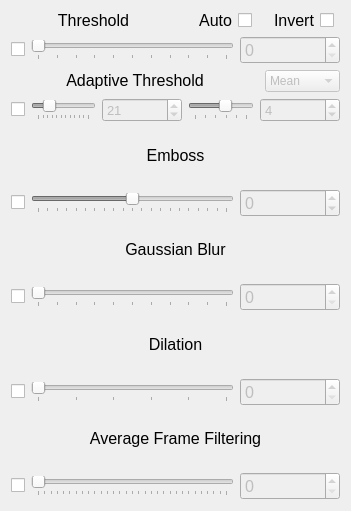
              <widget class="QWidget" name="layoutWidget">
               <property name="geometry">
                <rect>
                 <x>10</x>
                 <y>50</y>
                 <width>351</width>
                 <height>511</height>
                </rect>
               </property>
               <layout class="QVBoxLayout" name="verticalLayout_11">
                <item>
                 <layout class="QVBoxLayout" name="verticalLayout_2">
                  <property name="topMargin">
                   <number>0</number>
                  </property>
                  <item>
                   <layout class="QHBoxLayout" name="horizontalLayout_2">
                    <item>
                     <widget class="QLabel" name="threshold_5">
                      <property name="font">
                       <font>
                        <pointsize>12</pointsize>
                       </font>
                      </property>
                      <property name="frameShape">
                       <enum>QFrame::Shape::NoFrame</enum>
                      </property>
                      <property name="frameShadow">
                       <enum>QFrame::Shadow::Raised</enum>
                      </property>
                      <property name="text">
                       <string>Threshold</string>
                      </property>
                      <property name="textFormat">
                       <enum>Qt::TextFormat::RichText</enum>
                      </property>
                      <property name="alignment">
                       <set>Qt::AlignmentFlag::AlignCenter</set>
                      </property>
                     </widget>
                    </item>
                    <item>
                     <widget class="QLabel" name="autoLabel">
                      <property name="minimumSize">
                       <size>
                        <width>0</width>
                        <height>0</height>
                       </size>
                      </property>
                      <property name="maximumSize">
                       <size>
                        <width>50</width>
                        <height>16777215</height>
                       </size>
                      </property>
                      <property name="font">
                       <font>
                        <pointsize>12</pointsize>
                       </font>
                      </property>
                      <property name="layoutDirection">
                       <enum>Qt::LayoutDirection::RightToLeft</enum>
                      </property>
                      <property name="frameShape">
                       <enum>QFrame::Shape::NoFrame</enum>
                      </property>
                      <property name="frameShadow">
                       <enum>QFrame::Shadow::Raised</enum>
                      </property>
                      <property name="text">
                       <string>Auto</string>
                      </property>
                      <property name="textFormat">
                       <enum>Qt::TextFormat::RichText</enum>
                      </property>
                      <property name="alignment">
                       <set>Qt::AlignmentFlag::AlignRight|Qt::AlignmentFlag::AlignTrailing|Qt::AlignmentFlag::AlignVCenter</set>
                      </property>
                     </widget>
                    </item>
                    <item>
                     <widget class="QCheckBox" name="autoToggle">
                      <property name="maximumSize">
                       <size>
                        <width>20</width>
                        <height>16777215</height>
                       </size>
                      </property>
                      <property name="text">
                       <string/>
                      </property>
                     </widget>
                    </item>
                    <item>
                     <widget class="QLabel" name="threshold_6">
                      <property name="minimumSize">
                       <size>
                        <width>0</width>
                        <height>0</height>
                       </size>
                      </property>
                      <property name="maximumSize">
                       <size>
                        <width>50</width>
                        <height>16777215</height>
                       </size>
                      </property>
                      <property name="font">
                       <font>
                        <pointsize>12</pointsize>
                       </font>
                      </property>
                      <property name="layoutDirection">
                       <enum>Qt::LayoutDirection::RightToLeft</enum>
                      </property>
                      <property name="frameShape">
                       <enum>QFrame::Shape::NoFrame</enum>
                      </property>
                      <property name="frameShadow">
                       <enum>QFrame::Shadow::Raised</enum>
                      </property>
                      <property name="text">
                       <string>Invert</string>
                      </property>
                      <property name="textFormat">
                       <enum>Qt::TextFormat::RichText</enum>
                      </property>
                      <property name="alignment">
                       <set>Qt::AlignmentFlag::AlignRight|Qt::AlignmentFlag::AlignTrailing|Qt::AlignmentFlag::AlignVCenter</set>
                      </property>
                     </widget>
                    </item>
                    <item>
                     <widget class="QCheckBox" name="invertToggle">
                      <property name="maximumSize">
                       <size>
                        <width>20</width>
                        <height>16777215</height>
                       </size>
                      </property>
                      <property name="text">
                       <string/>
                      </property>
                     </widget>
                    </item>
                   </layout>
                  </item>
                  <item>
                   <layout class="QHBoxLayout" name="horizontalLayout_13">
                    <item>
                     <widget class="QCheckBox" name="thresholdToggle">
                      <property name="font">
                       <font>
                        <pointsize>12</pointsize>
                       </font>
                      </property>
                      <property name="text">
                       <string/>
                      </property>
                      <property name="checkable">
                       <bool>true</bool>
                      </property>
                     </widget>
                    </item>
                    <item>
                     <widget class="QSlider" name="thresholdSlider">
                      <property name="enabled">
                       <bool>false</bool>
                      </property>
                      <property name="maximum">
                       <number>100</number>
                      </property>
                      <property name="orientation">
                       <enum>Qt::Orientation::Horizontal</enum>
                      </property>
                      <property name="invertedAppearance">
                       <bool>false</bool>
                      </property>
                      <property name="invertedControls">
                       <bool>false</bool>
                      </property>
                      <property name="tickPosition">
                       <enum>QSlider::TickPosition::TicksBelow</enum>
                      </property>
                      <property name="tickInterval">
                       <number>10</number>
                      </property>
                     </widget>
                    </item>
                    <item>
                     <widget class="QSpinBox" name="thresholdValue">
                      <property name="enabled">
                       <bool>false</bool>
                      </property>
                      <property name="minimumSize">
                       <size>
                        <width>100</width>
                        <height>0</height>
                       </size>
                      </property>
                      <property name="font">
                       <font>
                        <pointsize>12</pointsize>
                       </font>
                      </property>
                      <property name="maximum">
                       <number>100</number>
                      </property>
                     </widget>
                    </item>
                   </layout>
                  </item>
                 </layout>
                </item>
                <item>
                 <layout class="QVBoxLayout" name="verticalLayout_9">
                  <item>
                   <layout class="QHBoxLayout" name="horizontalLayout_19">
                    <item>
                     <widget class="QLabel" name="contrast_2">
                      <property name="font">
                       <font>
                        <pointsize>12</pointsize>
                       </font>
                      </property>
                      <property name="frameShape">
                       <enum>QFrame::Shape::NoFrame</enum>
                      </property>
                      <property name="frameShadow">
                       <enum>QFrame::Shadow::Raised</enum>
                      </property>
                      <property name="text">
                       <string>Adaptive Threshold</string>
                      </property>
                      <property name="textFormat">
                       <enum>Qt::TextFormat::RichText</enum>
                      </property>
                      <property name="alignment">
                       <set>Qt::AlignmentFlag::AlignCenter</set>
                      </property>
                     </widget>
                    </item>
                    <item>
                     <widget class="QComboBox" name="adaptMethod">
                      <property name="enabled">
                       <bool>false</bool>
                      </property>
                      <property name="maximumSize">
                       <size>
                        <width>75</width>
                        <height>16777215</height>
                       </size>
                      </property>
                      <item>
                       <property name="text">
                        <string>Mean</string>
                       </property>
                      </item>
                      <item>
                       <property name="text">
                        <string>Gaussian</string>
                       </property>
                      </item>
                     </widget>
                    </item>
                   </layout>
                  </item>
                  <item>
                   <layout class="QHBoxLayout" name="horizontalLayout_11">
                    <item>
                     <widget class="QCheckBox" name="adaptToggle">
                      <property name="font">
                       <font>
                        <pointsize>12</pointsize>
                       </font>
                      </property>
                      <property name="text">
                       <string/>
                      </property>
                     </widget>
                    </item>
                    <item>
                     <widget class="QSlider" name="adaptSliderArea">
                      <property name="enabled">
                       <bool>false</bool>
                      </property>
                      <property name="minimum">
                       <number>0</number>
                      </property>
                      <property name="maximum">
                       <number>99</number>
                      </property>
                      <property name="singleStep">
                       <number>3</number>
                      </property>
                      <property name="value">
                       <number>21</number>
                      </property>
                      <property name="orientation">
                       <enum>Qt::Orientation::Horizontal</enum>
                      </property>
                      <property name="invertedAppearance">
                       <bool>false</bool>
                      </property>
                      <property name="invertedControls">
                       <bool>false</bool>
                      </property>
                      <property name="tickPosition">
                       <enum>QSlider::TickPosition::TicksBelow</enum>
                      </property>
                      <property name="tickInterval">
                       <number>9</number>
                      </property>
                     </widget>
                    </item>
                    <item>
                     <widget class="QSpinBox" name="adaptValueArea">
                      <property name="enabled">
                       <bool>false</bool>
                      </property>
                      <property name="minimumSize">
                       <size>
                        <width>80</width>
                        <height>0</height>
                       </size>
                      </property>
                      <property name="maximumSize">
                       <size>
                        <width>80</width>
                        <height>16777215</height>
                       </size>
                      </property>
                      <property name="font">
                       <font>
                        <pointsize>10</pointsize>
                       </font>
                      </property>
                      <property name="minimum">
                       <number>3</number>
                      </property>
                      <property name="maximum">
                       <number>99</number>
                      </property>
                      <property name="singleStep">
                       <number>2</number>
                      </property>
                      <property name="value">
                       <number>21</number>
                      </property>
                     </widget>
                    </item>
                    <item>
                     <widget class="QSlider" name="adaptSliderC">
                      <property name="enabled">
                       <bool>false</bool>
                      </property>
                      <property name="minimum">
                       <number>-25</number>
                      </property>
                      <property name="maximum">
                       <number>25</number>
                      </property>
                      <property name="value">
                       <number>4</number>
                      </property>
                      <property name="orientation">
                       <enum>Qt::Orientation::Horizontal</enum>
                      </property>
                      <property name="invertedAppearance">
                       <bool>false</bool>
                      </property>
                      <property name="invertedControls">
                       <bool>false</bool>
                      </property>
                      <property name="tickPosition">
                       <enum>QSlider::TickPosition::TicksBelow</enum>
                      </property>
                      <property name="tickInterval">
                       <number>10</number>
                      </property>
                     </widget>
                    </item>
                    <item>
                     <widget class="QSpinBox" name="adaptValueC">
                      <property name="enabled">
                       <bool>false</bool>
                      </property>
                      <property name="minimumSize">
                       <size>
                        <width>80</width>
                        <height>0</height>
                       </size>
                      </property>
                      <property name="font">
                       <font>
                        <pointsize>10</pointsize>
                       </font>
                      </property>
                      <property name="minimum">
                       <number>-25</number>
                      </property>
                      <property name="maximum">
                       <number>25</number>
                      </property>
                      <property name="value">
                       <number>4</number>
                      </property>
                     </widget>
                    </item>
                   </layout>
                  </item>
                 </layout>
                </item>
                <item>
                 <layout class="QVBoxLayout" name="verticalLayout_10">
                  <item>
                   <widget class="QLabel" name="contour_2">
                    <property name="font">
                     <font>
                      <pointsize>12</pointsize>
                     </font>
                    </property>
                    <property name="frameShape">
                     <enum>QFrame::Shape::NoFrame</enum>
                    </property>
                    <property name="frameShadow">
                     <enum>QFrame::Shadow::Raised</enum>
                    </property>
                    <property name="text">
                     <string>Emboss</string>
                    </property>
                    <property name="textFormat">
                     <enum>Qt::TextFormat::RichText</enum>
                    </property>
                    <property name="alignment">
                     <set>Qt::AlignmentFlag::AlignCenter</set>
                    </property>
                   </widget>
                  </item>
                  <item>
                   <layout class="QHBoxLayout" name="horizontalLayout_12">
                    <item>
                     <widget class="QCheckBox" name="embossToggle">
                      <property name="font">
                       <font>
                        <pointsize>12</pointsize>
                       </font>
                      </property>
                      <property name="text">
                       <string/>
                      </property>
                     </widget>
                    </item>
                    <item>
                     <widget class="QSlider" name="embossSlider">
                      <property name="enabled">
                       <bool>false</bool>
                      </property>
                      <property name="font">
                       <font>
                        <pointsize>12</pointsize>
                       </font>
                      </property>
                      <property name="minimum">
                       <number>-100</number>
                      </property>
                      <property name="maximum">
                       <number>100</number>
                      </property>
                      <property name="orientation">
                       <enum>Qt::Orientation::Horizontal</enum>
                      </property>
                      <property name="invertedAppearance">
                       <bool>false</bool>
                      </property>
                      <property name="invertedControls">
                       <bool>false</bool>
                      </property>
                      <property name="tickPosition">
                       <enum>QSlider::TickPosition::TicksBelow</enum>
                      </property>
                      <property name="tickInterval">
                       <number>10</number>
                      </property>
                     </widget>
                    </item>
                    <item>
                     <widget class="QSpinBox" name="embossValue">
                      <property name="enabled">
                       <bool>false</bool>
                      </property>
                      <property name="minimumSize">
                       <size>
                        <width>100</width>
                        <height>0</height>
                       </size>
                      </property>
                      <property name="font">
                       <font>
                        <pointsize>12</pointsize>
                       </font>
                      </property>
                      <property name="minimum">
                       <number>-100</number>
                      </property>
                      <property name="maximum">
                       <number>100</number>
                      </property>
                     </widget>
                    </item>
                   </layout>
                  </item>
                 </layout>
                </item>
                <item>
                 <layout class="QVBoxLayout" name="verticalLayout_16">
                  <item>
                   <widget class="QLabel" name="blurTitle_2">
                    <property name="font">
                     <font>
                      <pointsize>12</pointsize>
                     </font>
                    </property>
                    <property name="frameShape">
                     <enum>QFrame::Shape::NoFrame</enum>
                    </property>
                    <property name="frameShadow">
                     <enum>QFrame::Shadow::Raised</enum>
                    </property>
                    <property name="text">
                     <string>Gaussian Blur</string>
                    </property>
                    <property name="textFormat">
                     <enum>Qt::TextFormat::RichText</enum>
                    </property>
                    <property name="alignment">
                     <set>Qt::AlignmentFlag::AlignCenter</set>
                    </property>
                   </widget>
                  </item>
                  <item>
                   <layout class="QHBoxLayout" name="horizontalLayout_15">
                    <item>
                     <widget class="QCheckBox" name="blurToggle">
                      <property name="font">
                       <font>
                        <pointsize>12</pointsize>
                       </font>
                      </property>
                      <property name="text">
                       <string/>
                      </property>
                     </widget>
                    </item>
                    <item>
                     <widget class="QSlider" name="blurSlider">
                      <property name="enabled">
                       <bool>false</bool>
                      </property>
                      <property name="maximum">
                       <number>100</number>
                      </property>
                      <property name="orientation">
                       <enum>Qt::Orientation::Horizontal</enum>
                      </property>
                      <property name="invertedAppearance">
                       <bool>false</bool>
                      </property>
                      <property name="invertedControls">
                       <bool>false</bool>
                      </property>
                      <property name="tickPosition">
                       <enum>QSlider::TickPosition::TicksBelow</enum>
                      </property>
                      <property name="tickInterval">
                       <number>10</number>
                      </property>
                     </widget>
                    </item>
                    <item>
                     <widget class="QSpinBox" name="blurValue">
                      <property name="enabled">
                       <bool>false</bool>
                      </property>
                      <property name="minimumSize">
                       <size>
                        <width>100</width>
                        <height>0</height>
                       </size>
                      </property>
                      <property name="font">
                       <font>
                        <pointsize>12</pointsize>
                       </font>
                      </property>
                      <property name="maximum">
                       <number>100</number>
                      </property>
                      <property name="displayIntegerBase">
                       <number>10</number>
                      </property>
                     </widget>
                    </item>
                   </layout>
                  </item>
                 </layout>
                </item>
                <item>
                 <layout class="QVBoxLayout" name="verticalLayout_14">
                  <item>
                   <widget class="QLabel" name="dilationTitle_3">
                    <property name="font">
                     <font>
                      <pointsize>12</pointsize>
                     </font>
                    </property>
                    <property name="frameShape">
                     <enum>QFrame::Shape::NoFrame</enum>
                    </property>
                    <property name="frameShadow">
                     <enum>QFrame::Shadow::Raised</enum>
                    </property>
                    <property name="text">
                     <string>Dilation</string>
                    </property>
                    <property name="textFormat">
                     <enum>Qt::TextFormat::RichText</enum>
                    </property>
                    <property name="alignment">
                     <set>Qt::AlignmentFlag::AlignCenter</set>
                    </property>
                   </widget>
                  </item>
                  <item>
                   <layout class="QHBoxLayout" name="horizontalLayout_16">
                    <item>
                     <widget class="QCheckBox" name="dilationToggle">
                      <property name="font">
                       <font>
                        <pointsize>12</pointsize>
                       </font>
                      </property>
                      <property name="text">
                       <string/>
                      </property>
                     </widget>
                    </item>
                    <item>
                     <widget class="QSlider" name="dilationSlider">
                      <property name="enabled">
                       <bool>false</bool>
                      </property>
                      <property name="minimum">
                       <number>0</number>
                      </property>
                      <property name="maximum">
                       <number>5</number>
                      </property>
                      <property name="pageStep">
                       <number>1</number>
                      </property>
                      <property name="orientation">
                       <enum>Qt::Orientation::Horizontal</enum>
                      </property>
                      <property name="invertedAppearance">
                       <bool>false</bool>
                      </property>
                      <property name="invertedControls">
                       <bool>false</bool>
                      </property>
                      <property name="tickPosition">
                       <enum>QSlider::TickPosition::TicksBelow</enum>
                      </property>
                      <property name="tickInterval">
                       <number>1</number>
                      </property>
                     </widget>
                    </item>
                    <item>
                     <widget class="QSpinBox" name="dilationValue">
                      <property name="enabled">
                       <bool>false</bool>
                      </property>
                      <property name="minimumSize">
                       <size>
                        <width>100</width>
                        <height>0</height>
                       </size>
                      </property>
                      <property name="font">
                       <font>
                        <pointsize>12</pointsize>
                       </font>
                      </property>
                      <property name="minimum">
                       <number>0</number>
                      </property>
                      <property name="maximum">
                       <number>5</number>
                      </property>
                      <property name="displayIntegerBase">
                       <number>10</number>
                      </property>
                     </widget>
                    </item>
                   </layout>
                  </item>
                 </layout>
                </item>
                <item>
                 <layout class="QVBoxLayout" name="verticalLayout_15">
                  <item>
                   <widget class="QLabel" name="dilationTitle_4">
                    <property name="font">
                     <font>
                      <pointsize>12</pointsize>
                     </font>
                    </property>
                    <property name="frameShape">
                     <enum>QFrame::Shape::NoFrame</enum>
                    </property>
                    <property name="frameShadow">
                     <enum>QFrame::Shadow::Raised</enum>
                    </property>
                    <property name="text">
                     <string>Average Frame Filtering</string>
                    </property>
                    <property name="textFormat">
                     <enum>Qt::TextFormat::RichText</enum>
                    </property>
                    <property name="alignment">
                     <set>Qt::AlignmentFlag::AlignCenter</set>
                    </property>
                   </widget>
                  </item>
                  <item>
                   <layout class="QHBoxLayout" name="horizontalLayout_17">
                    <item>
                     <widget class="QCheckBox" name="medianToggle">
                      <property name="font">
                       <font>
                        <pointsize>12</pointsize>
                       </font>
                      </property>
                      <property name="text">
                       <string/>
                      </property>
                     </widget>
                    </item>
                    <item>
                     <widget class="QSlider" name="medianSlider">
                      <property name="enabled">
                       <bool>false</bool>
                      </property>
                      <property name="minimum">
                       <number>0</number>
                      </property>
                      <property name="maximum">
                       <number>30</number>
                      </property>
                      <property name="pageStep">
                       <number>1</number>
                      </property>
                      <property name="orientation">
                       <enum>Qt::Orientation::Horizontal</enum>
                      </property>
                      <property name="invertedAppearance">
                       <bool>false</bool>
                      </property>
                      <property name="invertedControls">
                       <bool>false</bool>
                      </property>
                      <property name="tickPosition">
                       <enum>QSlider::TickPosition::TicksBelow</enum>
                      </property>
                      <property name="tickInterval">
                       <number>1</number>
                      </property>
                     </widget>
                    </item>
                    <item>
                     <widget class="QSpinBox" name="medianValue">
                      <property name="enabled">
                       <bool>false</bool>
                      </property>
                      <property name="minimumSize">
                       <size>
                        <width>100</width>
                        <height>0</height>
                       </size>
                      </property>
                      <property name="font">
                       <font>
                        <pointsize>12</pointsize>
                       </font>
                      </property>
                      <property name="minimum">
                       <number>0</number>
                      </property>
                      <property name="maximum">
                       <number>30</number>
                      </property>
                      <property name="displayIntegerBase">
                       <number>10</number>
                      </property>
                     </widget>
                    </item>
                   </layout>
                  </item>
                 </layout>
                </item>
               </layout>
              </widget>
